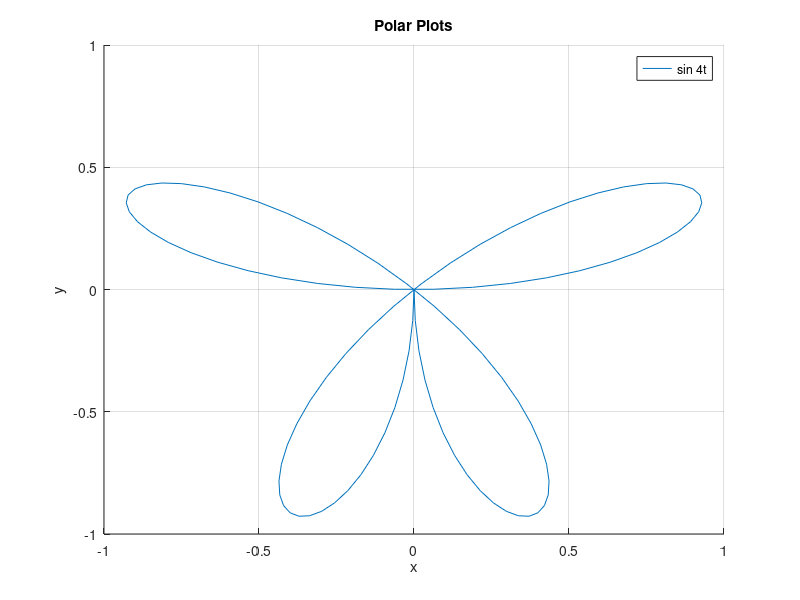

Here is the MATLAB script that generated this plot:
#!/usr/bin/octave -q

% poleplot.m
% Date  : 16 September 2017
% Author: Ankit Pati

hold on;
grid on;

title('Polar Plots');
xlabel('x');
ylabel('y');

t = linspace(-pi/2, pi/2);
f = sin(4*t);

polar(t, f, ';sin 4t;');

legend('show');

drawnow();
input('Press enter key to terminate...');

% end of poleplot.m
